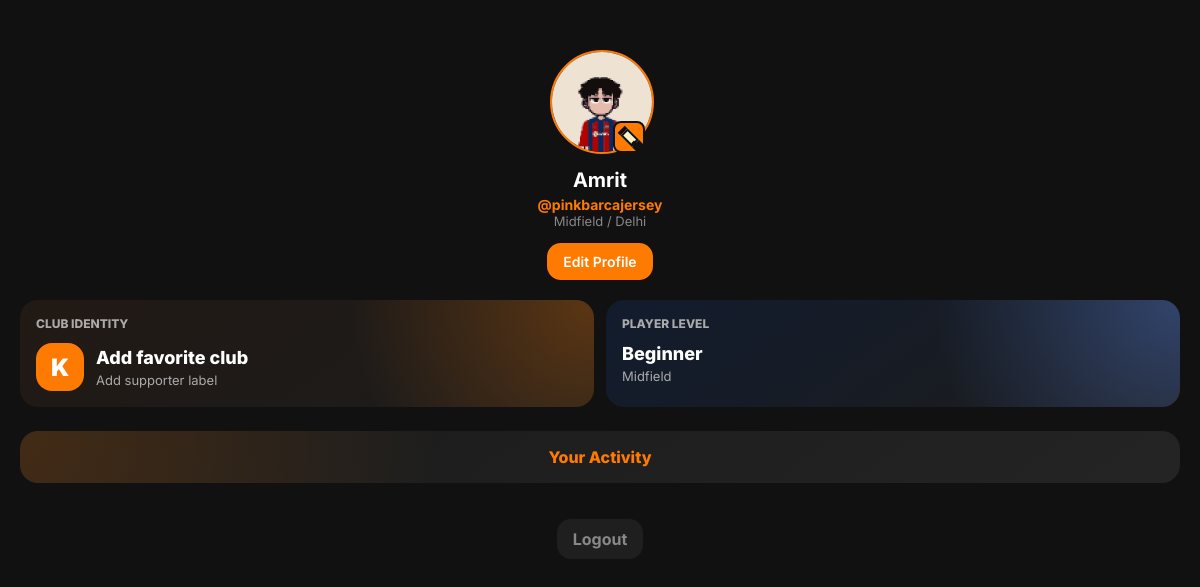
The app's page /profile (signed in) with its own data.
### app.py (models this page shows)
class User(UserMixin, db.Model):
    id = db.Column(db.Integer, primary_key=True)
    name = db.Column(db.String(100), default="")
    username = db.Column(db.String(100), unique=True, nullable=False)
    password = db.Column(db.String(100), nullable=False)
    position = db.Column(db.String(100), default="")
    location = db.Column(db.String(100), default="")
    favorite_club = db.Column(db.String(100), default="")
    fan_label = db.Column(db.String(100), default="")
    player_level = db.Column(db.String(100), default="")
    avatar = db.Column(db.String(100), default="barca.png")
    matches_created = db.relationship("Match", back_populates="creator")
    screenings_hosted = db.relationship("Screening", back_populates="creator")
    match_participations = db.relationship("MatchParticipant", back_populates="user")
    joined_matches = db.relationship(
        "Match",
        secondary="match_participant",
        primaryjoin="User.id == MatchParticipant.user_id",
        secondaryjoin="Match.id == MatchParticipant.match_id",
        viewonly=True
    )

### app.py (the view)
@app.route("/profile")
@login_required
def profile():
    user_matches = Match.query.filter_by(user_id=current_user.id).all()
    hosted_screenings = Screening.query.filter_by(user_id=current_user.id).all()
    joined_participants = MatchParticipant.query.filter_by(
        user_id=current_user.id
    ).all()
    joined_match_ids = list({
        participant.match_id
        for participant in joined_participants
    })
    joined_matches = []
    if joined_match_ids:
        joined_matches = Match.query.filter(Match.id.in_(joined_match_ids)).all()
    return render_template(
        "profile.html",
        user=current_user,
        user_matches=user_matches,
        joined_matches=joined_matches,
        hosted_screenings=hosted_screenings
    )

### app.py (called while the page is built)
@login_manager.user_loader
def load_user(user_id):
    return db.session.get(User, int(user_id))

    @property
    def display_time(self):
        if self.starts_at:
            return self.starts_at.strftime("%d %b, %I:%M %p")
        return self.time

    @property
    def display_time(self):
        if self.starts_at:
            return self.starts_at.strftime("%d %b, %I:%M %p")
        return self.time

### templates/profile.html (shortened to what this page needs)
<!DOCTYPE html>
<html>
<head>
    <link rel="stylesheet" href="{{ url_for('static', filename='styles.css') }}">
</head>
<body class="profile-page">
    <div class="profile-container">
        <div class="profile-header">
            <div class="avatar-wrapper">
                <img
                    src="{{ url_for('static', filename='avatars/' + user.avatar) }}"
                    class="avatar"
                    alt="avatar"
                >
                <div class="edit-avatar" onclick="openAvatarPicker()" aria-label="Edit avatar">
                    <span class="pixel-pencil"></span>
                </div>
            </div>
            <div class="profile-name">
                {{ user.name or "Add your name" }}
            </div>
            <div class="profile-username">
                @{{ user.username }}
            </div>
            <div class="profile-sub">
                {{ user.position or "Add player position" }}
                {% if user.location %}
                    / {{ user.location }}
                {% endif %}
            </div>
            <button class="edit-profile-btn" onclick="openProfileEditor()">
                Edit Profile
            </button>
        </div>
        <div class="profile-grid">
            <div class="profile-card club-card">
                <div class="profile-card-kicker">Club Identity</div>
                <div class="club-row">
                    <div class="club-logo">
                        {{ (user.favorite_club[:1] if user.favorite_club else "K")|upper }}
                    </div>
                    <div>
                        <div class="club-name">
                            {{ user.favorite_club or "Add favorite club" }}
                        </div>
                        <div class="club-label">
                            {{ user.fan_label or "Add supporter label" }}
                        </div>
                    </div>
                </div>
            </div>
            <div class="profile-card level-card">
                <div class="profile-card-kicker">Player Level</div>
                <div class="level-value">
                    {{ user.player_level or "Beginner" }}
                </div>
                <div class="level-sub">
                    {{ user.position or "Position not set" }}
                </div>
            </div>
        </div>
        <details class="activity-panel">
            <summary>
                Your Activity
            </summary>
        </details>
        <a href="/logout" class="logout-btn">
            Logout
        </a>
    </div>
                    {% set current_level = user.player_level or "Beginner" %}
</body>
</html>

### static/styles.css (style rules this page uses)
body { margin: 0; padding: 0; background-color: #111111; color: white; font-family: "Inter", -apple-system, BlinkMacSystemFont, "Segoe UI", sans-serif; }
button { width: 100%; padding: 14px; margin-top: 15px; border: none; border-radius: 12px; background-color: #ff7a00; color: white; font-size: 16px; font-weight: 600; font-family: "Inter", -apple-system, BlinkMacSystemFont, "Segoe UI", sans-serif; cursor: pointer; }
.logout-btn { display: inline-block; margin: 24px auto 0; padding: 10px 16px; border-radius: 14px; background-color: rgba(255,255,255,0.06); color: #888; font-weight: 700; text-decoration: none; }
.edit-profile-btn { width: auto; margin-top: 14px; padding: 10px 16px; border-radius: 14px; font-size: 14px; }
.profile-container { padding: 20px; text-align: center; }
.profile-header { margin-top: 30px; margin-bottom: 20px; position: relative; }
.avatar-wrapper { position: relative; width: 100px; margin: 0 auto; }
.avatar { width: 100px; height: 100px; border-radius: 50%; border: 2px solid #ff7a00; object-fit: cover; background-color: #2a2a2a; }
.edit-avatar { position: absolute; bottom: 5px; right: 5px; background: #ff7a00; width: 28px; height: 28px; border-radius: 8px; border: 2px solid #111; display: flex; align-items: center; justify-content: center; cursor: pointer; }
.pixel-pencil { position: relative; width: 16px; height: 16px; display: block; image-rendering: pixelated; transform: rotate(-45deg); }
.pixel-pencil::before { content: ""; position: absolute; left: 3px; top: 1px; width: 6px; height: 12px; background: #fff4c7; border: 2px solid #111; box-shadow: 0 -4px 0 #111, 0 10px 0 #111; }
.pixel-pencil::after { content: ""; position: absolute; left: 5px; bottom: -2px; width: 4px; height: 4px; background: #111; }
.profile-name { font-size: 20px; font-weight: 700; margin-top: 10px; }
.profile-username { margin-top: 4px; color: #ff7a00; font-size: 14px; font-weight: 700; }
.profile-sub { font-size: 13px; color: #888; }
.profile-card { background-color: #1c1c1c; border-radius: 18px; padding: 16px; margin-bottom: 12px; text-align: left; }
.profile-grid { display: grid; grid-template-columns: 1fr 1fr; gap: 12px; }
.club-card { background: radial-gradient(circle at top right, rgba(255,122,0,0.28), transparent 42%), linear-gradient(145deg, #211914, #1c1c1c); }
.level-card { background: radial-gradient(circle at top right, rgba(95,145,255,0.34), transparent 42%), linear-gradient(145deg, #121c2e, #1c1c1c); }
.profile-card-kicker { color: #aaa; font-size: 12px; font-weight: 800; margin-bottom: 12px; text-transform: uppercase; }
.club-row { display: flex; align-items: center; gap: 12px; }
.club-logo { width: 48px; height: 48px; display: flex; align-items: center; justify-content: center; flex: 0 0 auto; border-radius: 16px; background: #ff7a00; color: white; font-size: 24px; font-weight: 900; }
.club-name, .level-value { font-size: 18px; font-weight: 800; }
.club-label, .level-sub { margin-top: 4px; color: #aaa; font-size: 13px; }
.activity-panel { margin-top: 12px; margin-bottom: 12px; border-radius: 18px; background: radial-gradient(circle at top left, rgba(255,122,0,0.18), transparent 36%), linear-gradient(145deg, #1a1a1a, #242424); overflow: hidden; }
.activity-panel summary { padding: 16px; color: #ff7a00; font-weight: 800; cursor: pointer; list-style: none; }

### records on screen
User: avatar (picture), name "Amrit", username "pinkbarcajersey", position "Midfield", location "Delhi", favorite_club "K", favorite_club "Add favorite club", fan_label "Add supporter label", player_level "Beginner"
